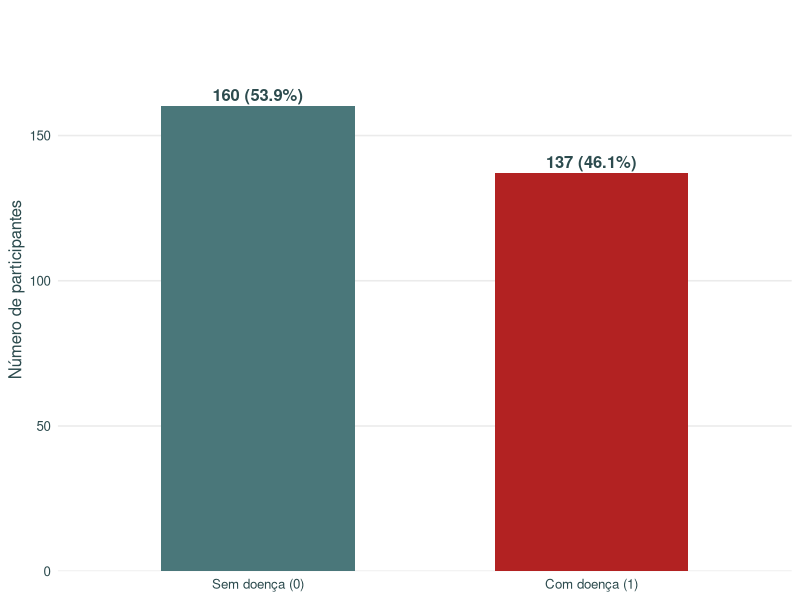
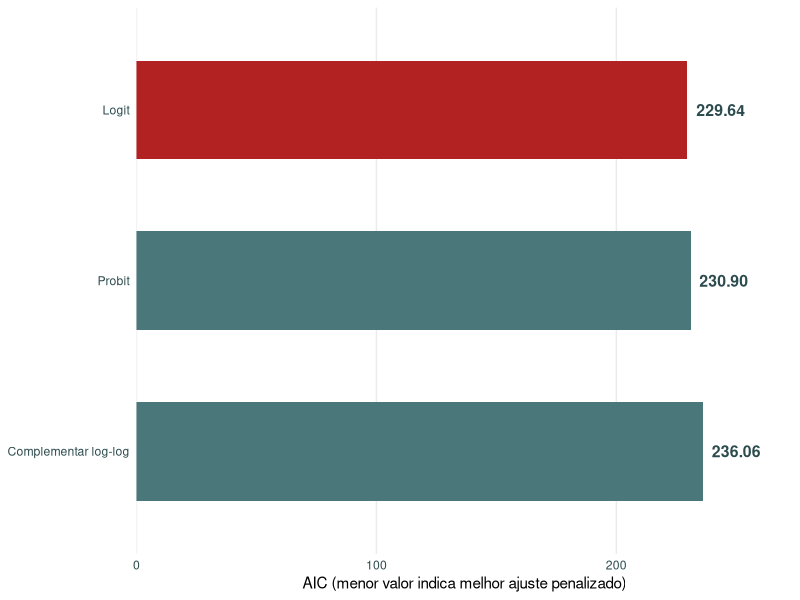
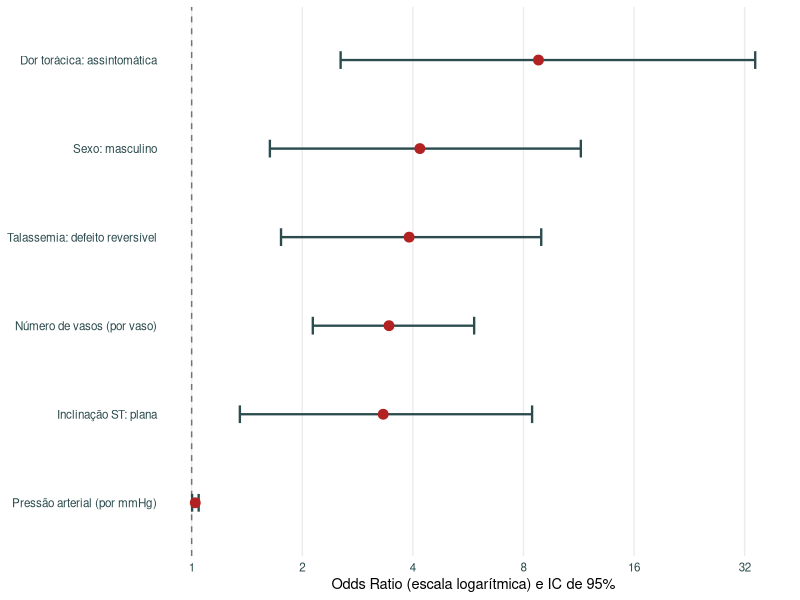
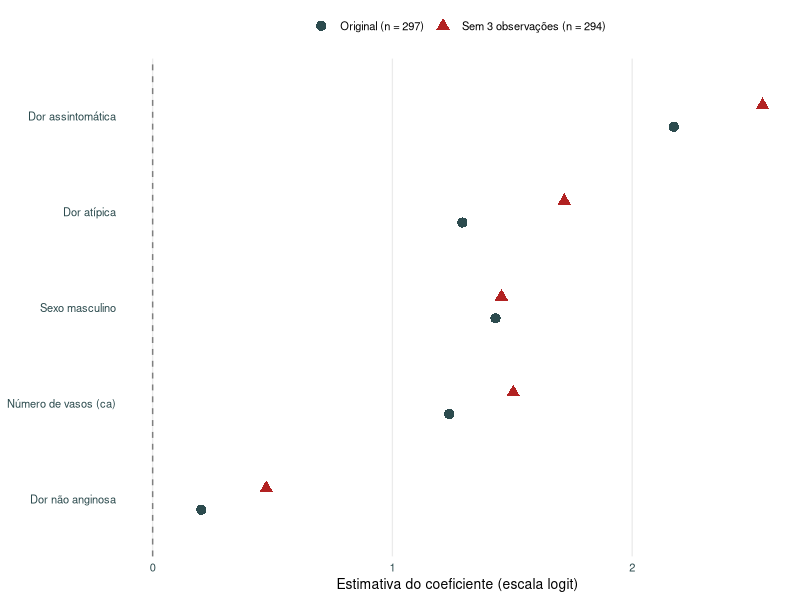

These figures' R source, in order:
## ---- chunk 1
#| include: false
library(ggplot2)
library(dplyr)
library(scales)
library(tibble)

darkblue <- "#2C4B4E"
lightblue <- "#4A777A"
clinicalred <- "#B22222"

# 1. Perfil da amostra
perfil <- data.frame(
  Diagnostico = factor(
    c("Sem doença (0)", "Com doença (1)"),
    levels = c("Sem doença (0)", "Com doença (1)")
  ),
  Frequencia = c(160, 137)
)

p_perfil <- ggplot(perfil, aes(Diagnostico, Frequencia, fill = Diagnostico)) +
  geom_col(width = 0.58) +
  geom_text(
    aes(label = sprintf("%d (%.1f%%)", Frequencia, Frequencia / 297 * 100)),
    vjust = -0.45, size = 4.2, fontface = "bold", color = darkblue
  ) +
  scale_fill_manual(values = c(lightblue, clinicalred)) +
  scale_y_continuous(limits = c(0, 190), expand = expansion(mult = c(0, 0.02))) +
  labs(x = NULL, y = "Número de participantes") +
  theme_minimal(base_size = 12) +
  theme(
    legend.position = "none",
    panel.grid.major.x = element_blank(),
    panel.grid.minor = element_blank(),
    axis.text = element_text(color = darkblue),
    axis.title.y = element_text(color = darkblue)
  )

# 2. Comparação das funções de ligação
link_data <- tibble(
  ligacao = c("Logit", "Probit", "Complementar log-log"),
  AIC = c(229.64, 230.90, 236.06),
  destaque = c("Menor AIC", "Outra ligação", "Outra ligação")
) |>
  mutate(ligacao = factor(ligacao, levels = rev(ligacao)))

p_link <- ggplot(link_data, aes(AIC, ligacao, fill = destaque)) +
  geom_col(width = 0.58) +
  geom_text(
    aes(label = sprintf("%.2f", AIC)),
    hjust = -0.18, size = 4, color = darkblue, fontface = "bold"
  ) +
  scale_fill_manual(values = c("Menor AIC" = clinicalred,
                               "Outra ligação" = lightblue)) +
  scale_x_continuous(
    limits = c(0, 268),
    expand = expansion(mult = c(0, 0.02))
  ) +
  labs(x = "AIC (menor valor indica melhor ajuste penalizado)", y = NULL) +
  theme_minimal(base_size = 11) +
  theme(
    legend.position = "none",
    panel.grid.major.y = element_blank(),
    panel.grid.minor = element_blank(),
    axis.text = element_text(color = darkblue)
  )

# 3. Forest plot: OR e IC de 95%
or_data <- tibble(
  termo = c(
    "Dor torácica: assintomática",
    "Sexo: masculino",
    "Talassemia: defeito reversível",
    "Número de vasos (por vaso)",
    "Inclinação ST: plana",
    "Pressão arterial (por mmHg)"
  ),
  OR = c(8.791, 4.180, 3.908, 3.445, 3.322, 1.023),
  inferior = c(2.544, 1.633, 1.751, 2.137, 1.353, 1.003),
  superior = c(34.195, 11.464, 8.944, 5.874, 8.446, 1.045)
) |>
  mutate(termo = factor(termo, levels = rev(termo)))

p_or <- ggplot(or_data, aes(OR, termo)) +
  geom_vline(xintercept = 1, linetype = 2, color = "grey45") +
  geom_errorbar(
    aes(xmin = inferior, xmax = superior),
    orientation = "y", width = 0.2, linewidth = 0.8, color = darkblue
  ) +
  geom_point(size = 3, color = clinicalred) +
  scale_x_log10(
    breaks = c(1, 2, 4, 8, 16, 32),
    labels = label_number()
  ) +
  labs(x = "Odds Ratio (escala logarítmica) e IC de 95%", y = NULL) +
  theme_minimal(base_size = 10.5) +
  theme(
    panel.grid.minor = element_blank(),
    panel.grid.major.y = element_blank(),
    axis.text = element_text(color = darkblue),
    plot.margin = margin(5, 12, 5, 5)
  )

# 4. Análise de sensibilidade: coeficientes antes/depois
sens_data <- tibble(
  variavel = c(
    "Dor assintomática", "Dor assintomática",
    "Dor atípica", "Dor atípica",
    "Sexo masculino", "Sexo masculino",
    "Número de vasos (ca)", "Número de vasos (ca)",
    "Dor não anginosa", "Dor não anginosa"
  ),
  modelo = rep(c("Original (n = 297)", "Sem 3 observações (n = 294)"), 5),
  coeficiente = c(2.174, 2.544, 1.292, 1.717, 1.430, 1.455,
                  1.237, 1.504, 0.203, 0.474)
) |>
  mutate(variavel = factor(
    variavel,
    levels = rev(c("Dor assintomática", "Dor atípica", "Sexo masculino",
                   "Número de vasos (ca)", "Dor não anginosa"))
  ))

p_sens <- ggplot(
  sens_data,
  aes(coeficiente, variavel, color = modelo, shape = modelo)
) +
  geom_vline(xintercept = 0, linetype = 2, color = "grey50") +
  geom_point(size = 3.1, position = position_dodge(width = 0.45)) +
  scale_color_manual(values = c(
    "Original (n = 297)" = darkblue,
    "Sem 3 observações (n = 294)" = clinicalred
  )) +
  labs(
    x = "Estimativa do coeficiente (escala logit)",
    y = NULL, color = NULL, shape = NULL
  ) +
  theme_minimal(base_size = 10) +
  theme(
    legend.position = "top",
    panel.grid.minor = element_blank(),
    panel.grid.major.y = element_blank(),
    axis.text = element_text(color = darkblue)
  )
## ---- chunk 2
#| fig-width: 6
#| fig-height: 3.6
#| out-width: 100%
p_perfil
## ---- chunk 3
#| fig-width: 5.8
#| fig-height: 3.4
#| out-width: 100%
p_link
## ---- chunk 4
#| fig-width: 8.5
#| fig-height: 4.2
#| out-width: 100%
p_or
## ---- chunk 5
#| fig-width: 5.8
#| fig-height: 3.4
#| out-width: 100%
p_sens
